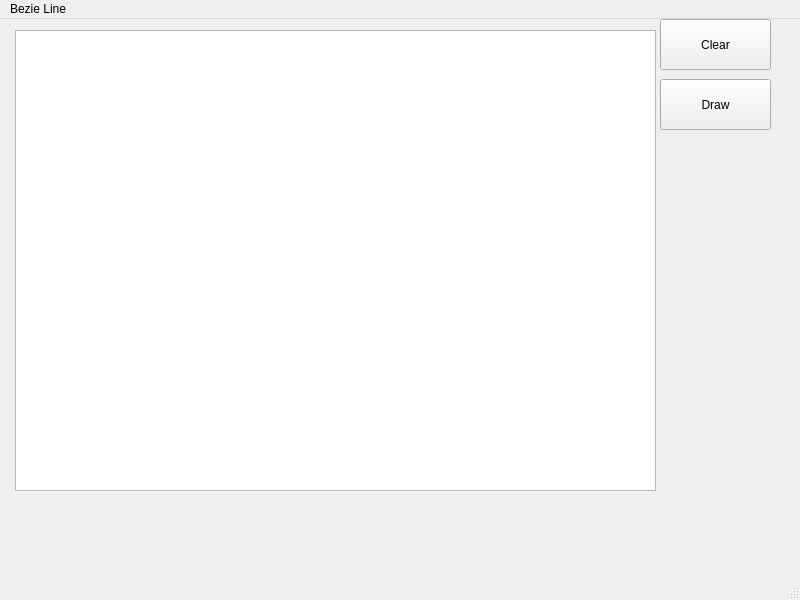
<?xml version="1.0" encoding="UTF-8"?>
<ui version="4.0">
 <class>MainWindow</class>
 <widget class="QMainWindow" name="MainWindow">
  <property name="geometry">
   <rect>
    <x>0</x>
    <y>0</y>
    <width>800</width>
    <height>600</height>
   </rect>
  </property>
  <property name="windowTitle">
   <string>MainWindow</string>
  </property>
  <widget class="QWidget" name="centralwidget">
   <widget class="QPushButton" name="ClearButton">
    <property name="geometry">
     <rect>
      <x>660</x>
      <y>0</y>
      <width>111</width>
      <height>51</height>
     </rect>
    </property>
    <property name="text">
     <string>Clear</string>
    </property>
   </widget>
   <widget class="QPushButton" name="DrawButton">
    <property name="geometry">
     <rect>
      <x>660</x>
      <y>60</y>
      <width>111</width>
      <height>51</height>
     </rect>
    </property>
    <property name="text">
     <string>Draw</string>
    </property>
   </widget>
   <widget class="QGraphicsView" name="DrawArea">
    <property name="geometry">
     <rect>
      <x>15</x>
      <y>11</y>
      <width>641</width>
      <height>461</height>
     </rect>
    </property>
   </widget>
  </widget>
  <widget class="QMenuBar" name="menubar">
   <property name="geometry">
    <rect>
     <x>0</x>
     <y>0</y>
     <width>800</width>
     <height>23</height>
    </rect>
   </property>
   <widget class="QMenu" name="menuBezie_Line">
    <property name="title">
     <string>Bezie Line</string>
    </property>
   </widget>
   <addaction name="menuBezie_Line"/>
  </widget>
  <widget class="QStatusBar" name="statusbar"/>
 </widget>
 <resources/>
 <connections/>
</ui>
